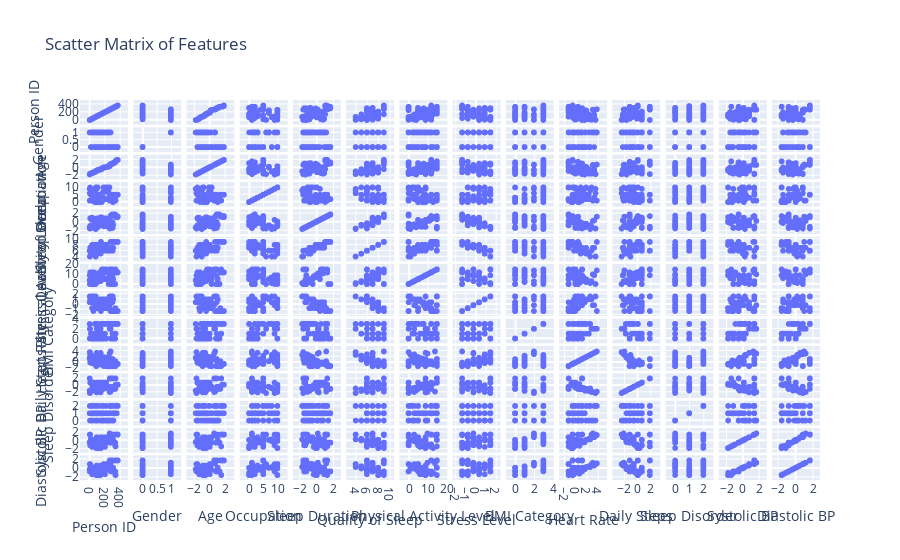

The notebook cell this image was saved under:
### Code cell
# Interactive visualization
fig = px.scatter_matrix(df, dimensions=df.select_dtypes(include=[np.number]).columns, title="Scatter Matrix of Features")
fig.show()

print("Data cleaning and visualization complete.")

### Figure 1 — Plotly figure (JSON) as saved in the notebook; plotly's stock layout.template omitted (floating-point values rounded to 4 significant figures; data arrays with more than 128 entries replaced by an {"elided": "..."} marker saying what was removed)
{"data": [{"dimensions": [{"axis": {"matches": true}, "label": "Person ID", "values": {"elided": "374 int values"}}, {"axis": {"matches": true}, "label": "Gender", "values": {"elided": "374 int values"}}, {"axis": {"matches": true}, "label": "Age", "values": {"elided": "374 float values"}}, {"axis": {"matches": true}, "label": "Occupation", "values": {"elided": "374 int values"}}, {"axis": {"matches": true}, "label": "Sleep Duration", "values": {"elided": "374 float values"}}, {"axis": {"matches": true}, "label": "Quality of Sleep", "values": {"elided": "374 int values"}}, {"axis": {"matches": true}, "label": "Physical Activity Level", "values": {"elided": "374 int values"}}, {"axis": {"matches": true}, "label": "Stress Level", "values": {"elided": "374 float values"}}, {"axis": {"matches": true}, "label": "BMI Category", "values": {"elided": "374 int values"}}, {"axis": {"matches": true}, "label": "Heart Rate", "values": {"elided": "374 float values"}}, {"axis": {"matches": true}, "label": "Daily Steps", "values": {"elided": "374 float values"}}, {"axis": {"matches": true}, "label": "Sleep Disorder", "values": {"elided": "374 int values"}}, {"axis": {"matches": true}, "label": "Systolic BP", "values": {"elided": "374 float values"}}, {"axis": {"matches": true}, "label": "Diastolic BP", "values": {"elided": "374 float values"}}], "hovertemplate": "%{xaxis.title.text}=%{x}<br>%{yaxis.title.text}=%{y}<extra></extra>", "legendgroup": "", "marker": {"color": "#636efa", "symbol": "circle"}, "name": "", "showlegend": false, "type": "splom"}], "layout": {"dragmode": "select", "legend": {"tracegroupgap": 0}, "title": {"text": "Scatter Matrix of Features"}}}
